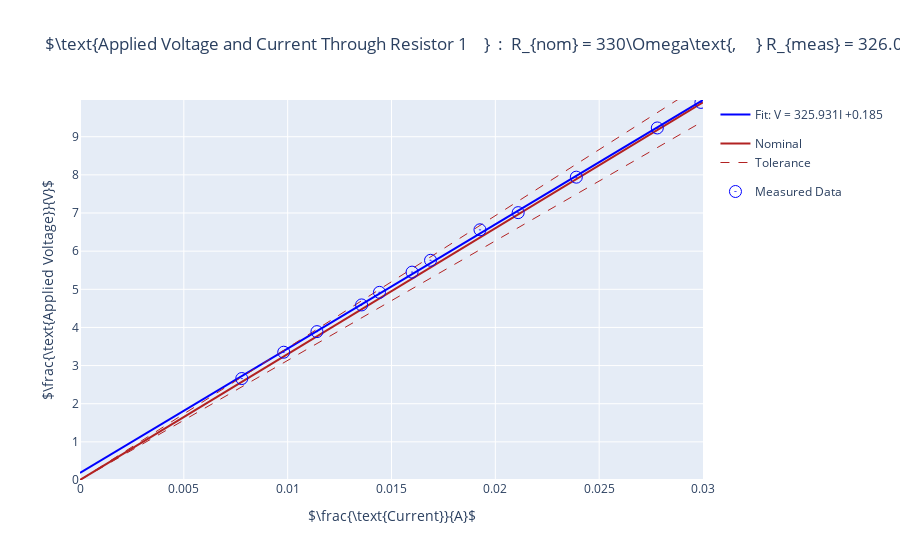
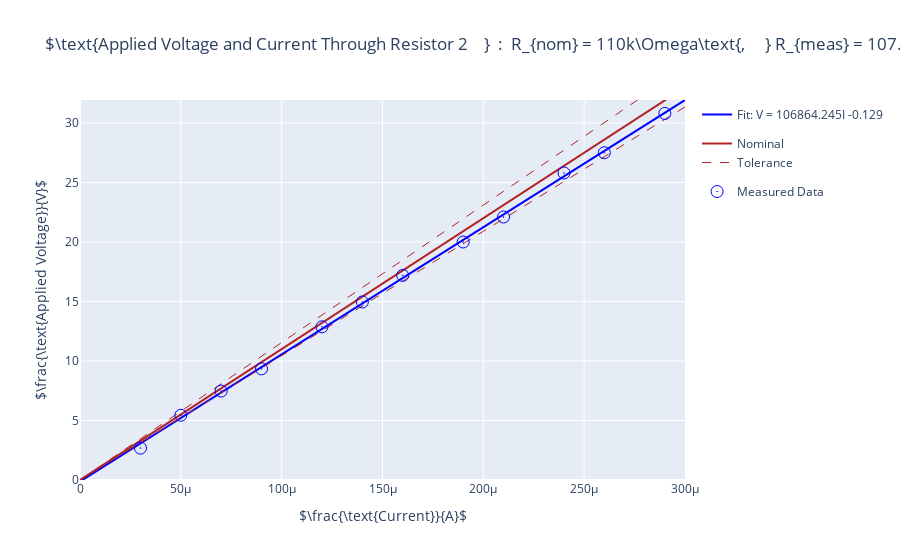

Write notebook code for charts like these, in order.
### Markdown cell above
# What about Plotly?

Plotly is pretty cool for creating interactive plots that you can click/zoom/hide/show things - this is great for creating HTML that you can then put into webpages like [aircraftflightmechanics.com](www.aircraftflightmechanics.com).

This is in only included as an extra bit for those of you who want to up your plotting game. None of this is required for this course but it looks nice and I like to share this stuff.

### Code cell
import numpy as np
import plotly.graph_objects as go

import plotly.express as px

plotcols = px.colors.qualitative.Plotly

nominal_resistance = ['330\Omega', '110k\Omega']


## Note that there's a lot of slightly peculiar logic in the code below that enables the annotation and the legend
# to to be printed. You don't need to worry about it.

for i, data in enumerate([Resistor1_data, Resistor2_data]):

    fig = go.Figure()

    # Plot the line of best fit
    if i == 0:
        I_line = np.array([0, round(max(data[:, 1]), 2)]) # Round to 2nd decimal
    else:
        I_line = np.array([0, round(max(data[:, 1]), 4)]) # Round to 4th decimal
    V_line = I_line * Polynomials[i][0] + Polynomials[i][1] # Got to remember the line is in A but the plot is in mA

    fig.add_trace(go.Scatter(x=I_line, y=V_line, mode="lines", legendgroup="Fit", name=f"Fit: V = {Polynomials[i][0]:1.3f}I {Polynomials[i][1]:+1.3f}", showlegend=True, line=dict(color='blue', width=2)))

    # Make the measured resistance numerical again
    if i == 0:
        # First reisistor - in Ohms
        measured_resistance = np.round(Polynomials[i][0])
    else:
        # Second reisistor - in kiloOhms
        measured_resistance = np.round(Polynomials[i][0]/1e3)
    
    
#     print(['$\text{Applied Voltage and Current Through Resistor ' + str(i+1) + '} R_{nom} = ' + nominal_resistance[i] + ' R_{meas} = ' + str(measured_resistance) + '$'])
    
    if i == 0: 
        unit = ""
    else:
        unit = "k"
        
    fig.update_layout(
        title='$\\text{Applied Voltage and Current Through Resistor ' + str(i+1) + '    }  :  R_{nom} = ' + nominal_resistance[i] + '\\text{,     } R_{meas} = ' + str(measured_resistance) + unit + '\Omega$',
        xaxis_title="$\\frac{\\text{Current}}{A}$",
        yaxis_title="$\\frac{\\text{Applied Voltage}}{V}$",
    )
    
    # Put on the nominal and tolerances
    V_nom = I_line * nominal_values_numerical[i]
    V_nom_plus = I_line * nominal_values_numerical[i] * 1.05
    V_nom_minus = I_line * nominal_values_numerical[i] * 0.95
    fig.add_trace(go.Scatter(x=I_line, y=V_nom, mode="lines", legendgroup="Nom", name="Nominal", showlegend=True, line=dict(color='firebrick', width=2)))
    fig.add_trace(go.Scatter(x=I_line, y=V_nom_plus, mode="lines", legendgroup="Nom", name="Tolerance", showlegend=True, line=dict(color='firebrick', width=1, dash="dash")))
    fig.add_trace(go.Scatter(x=I_line, y=V_nom_minus, mode="lines", legendgroup="Nom", name="Tolerance", showlegend=False, line=dict(color='firebrick', width=1, dash="dash")))

    # Plot the raw data
    fig.add_trace(go.Scatter(x=data[:, 1], y=data[:, 0], mode="markers", marker_symbol="circle-open-dot", legendgroup="Data", name="Measured Data", showlegend=True, marker=dict(
            color='Blue',
            size=12,
            )))
    
    
    # Change the axes limits
    fig.update_xaxes(range=[0, max(I_line)])
    fig.update_yaxes(range=[0, max(V_line)])
    fig.show()

### Figure 1 — Plotly figure (JSON) as saved in the notebook; plotly's stock layout.template omitted (floating-point values rounded to 4 significant figures)
{"data": [{"legendgroup": "Fit", "line": {"color": "blue", "width": 2}, "mode": "lines", "name": "Fit: V = 325.931I +0.185", "showlegend": true, "type": "scatter", "x": [0, 0.03], "y": [0.1851, 9.963]}, {"legendgroup": "Nom", "line": {"color": "firebrick", "width": 2}, "mode": "lines", "name": "Nominal", "showlegend": true, "type": "scatter", "x": [0, 0.03], "y": [0, 9.9]}, {"legendgroup": "Nom", "line": {"color": "firebrick", "dash": "dash", "width": 1}, "mode": "lines", "name": "Tolerance", "showlegend": true, "type": "scatter", "x": [0, 0.03], "y": [0, 10.4]}, {"legendgroup": "Nom", "line": {"color": "firebrick", "dash": "dash", "width": 1}, "mode": "lines", "name": "Tolerance", "showlegend": false, "type": "scatter", "x": [0, 0.03], "y": [0, 9.405]}, {"legendgroup": "Data", "marker": {"color": "Blue", "size": 12, "symbol": "circle-open-dot"}, "mode": "markers", "name": "Measured Data", "showlegend": true, "type": "scatter", "x": [0.00779, 0.00981, 0.01141, 0.01356, 0.01442, 0.01599, 0.01688, 0.01926, 0.0211, 0.0239, 0.0278, 0.0299], "y": [2.66, 3.35, 3.89, 4.59, 4.92, 5.45, 5.76, 6.56, 7.01, 7.94, 9.23, 9.9]}], "layout": {"title": {"text": "$\\text{Applied Voltage and Current Through Resistor 1    }  :  R_{nom} = 330\\Omega\\text{,     } R_{meas} = 326.0\\Omega$"}, "xaxis": {"range": [0, 0.03], "title": {"text": "$\\frac{\\text{Current}}{A}$"}}, "yaxis": {"range": [0, 9.963], "title": {"text": "$\\frac{\\text{Applied Voltage}}{V}$"}}}}

### Figure 2 — Plotly figure (JSON) as saved in the notebook; plotly's stock layout.template omitted (floating-point values rounded to 4 significant figures)
{"data": [{"legendgroup": "Fit", "line": {"color": "blue", "width": 2}, "mode": "lines", "name": "Fit: V = 106864.245I -0.129", "showlegend": true, "type": "scatter", "x": [0, 0.0003], "y": [-0.1291, 31.93]}, {"legendgroup": "Nom", "line": {"color": "firebrick", "width": 2}, "mode": "lines", "name": "Nominal", "showlegend": true, "type": "scatter", "x": [0, 0.0003], "y": [0, 33]}, {"legendgroup": "Nom", "line": {"color": "firebrick", "dash": "dash", "width": 1}, "mode": "lines", "name": "Tolerance", "showlegend": true, "type": "scatter", "x": [0, 0.0003], "y": [0, 34.65]}, {"legendgroup": "Nom", "line": {"color": "firebrick", "dash": "dash", "width": 1}, "mode": "lines", "name": "Tolerance", "showlegend": false, "type": "scatter", "x": [0, 0.0003], "y": [0, 31.35]}, {"legendgroup": "Data", "marker": {"color": "Blue", "size": 12, "symbol": "circle-open-dot"}, "mode": "markers", "name": "Measured Data", "showlegend": true, "type": "scatter", "x": [3e-05, 5e-05, 7e-05, 9e-05, 0.00012, 0.00014, 0.00016, 0.00019, 0.00021, 0.00024, 0.00026, 0.00029], "y": [2.68, 5.44, 7.47, 9.34, 12.87, 14.96, 17.19, 20, 22.1, 25.8, 27.5, 30.8]}], "layout": {"title": {"text": "$\\text{Applied Voltage and Current Through Resistor 2    }  :  R_{nom} = 110k\\Omega\\text{,     } R_{meas} = 107.0k\\Omega$"}, "xaxis": {"range": [0, 0.0003], "title": {"text": "$\\frac{\\text{Current}}{A}$"}}, "yaxis": {"range": [0, 31.93], "title": {"text": "$\\frac{\\text{Applied Voltage}}{V}$"}}}}
